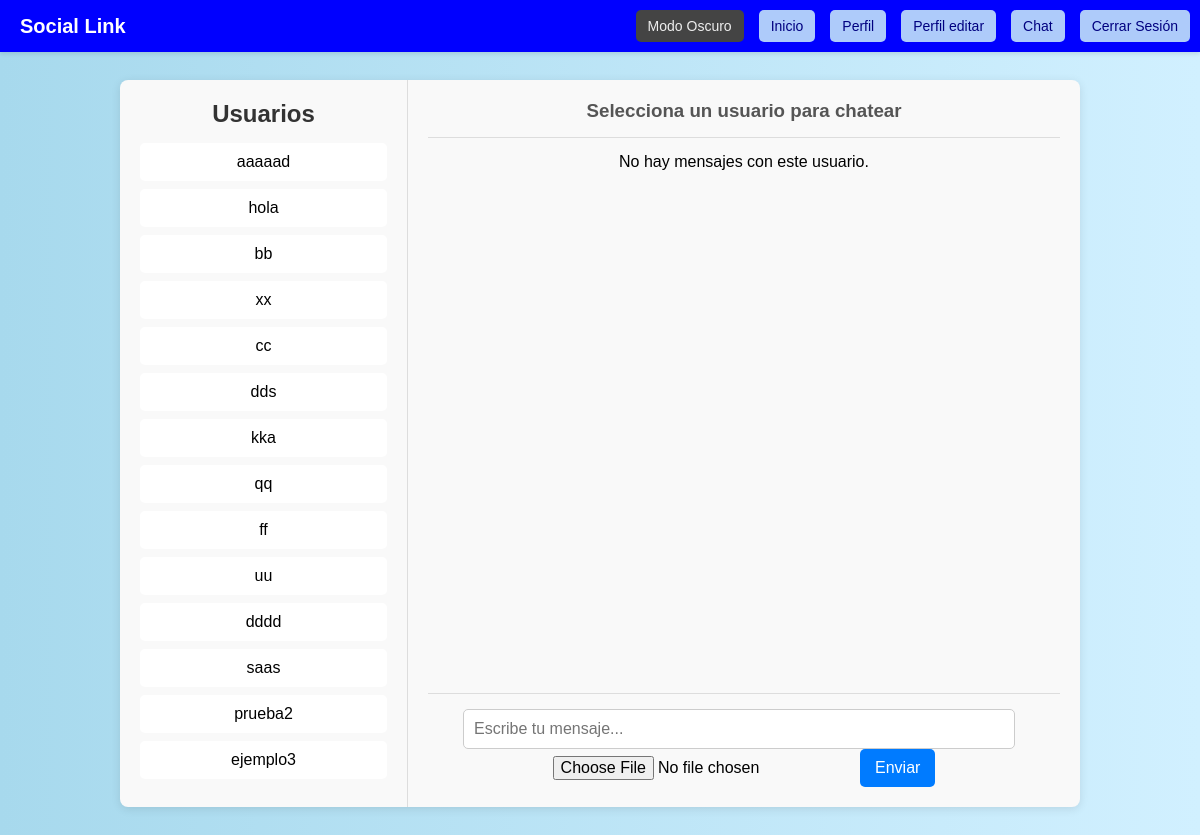
Screenshot of /chat.php (signed in) with the database file from the repository.
### tables this page shows
CREATE TABLE `a` (
  `id` int NOT NULL AUTO_INCREMENT,
  `nombre` varchar(45) NOT NULL,
  `apellidos` varchar(45) DEFAULT NULL,
  `genero` enum('hombre','mujer') DEFAULT NULL,
  `email` varchar(45) NOT NULL,
  `password` varchar(255) DEFAULT NULL,
  `cumpleanos` date DEFAULT NULL,
  `rol` enum('usuario','admin') DEFAULT 'usuario',
  `fotoNombre` varchar(100) DEFAULT NULL,
  `fotoRuta` varchar(255) DEFAULT NULL,
  `firebase_uid` varchar(255) DEFAULT NULL,
  PRIMARY KEY (`id`),
  UNIQUE KEY `idx_firebase_uid` (`firebase_uid`)
);

### html/chat.php (the view, shortened to what this page needs)
<?php
$userId = $_SESSION['user_id_mysql'];
$db = new Database();
$conn = $db->getConnection();
$receiverName = "Selecciona un usuario para chatear";
?>
<!DOCTYPE html>
<html lang="en">
<head>
    <link rel="stylesheet" href="../css/chat.css">
    <link href='https://unpkg.com/boxicons@2.1.1/css/boxicons.min.css' rel='stylesheet'>
    <link rel="stylesheet" type="text/css" href="../css/chat_dark.css" class="dark-mode-style" disabled>
</head>
<body>
<header class="main-header">
  <a href="publicacion.php" class="logo">Social Link</a>
  <div class="nav-buttons">
    <?php if (isset($_SESSION['email'])): ?>
      <button id="darkModeToggle" class="dark-toggle">Modo Oscuro</button>
      <a href="publicacion.php" class="nav-btn">Inicio</a>
      <a href="perfil_usuario.php?user_id=<?= $_SESSION['user_id_mysql'] ?>" class="nav-btn">Perfil</a>
      <a href="perfil_editar.php" class="nav-btn">Perfil editar</a>
      <a href="chat.php" class="nav-btn">Chat</a>
      <a href="logout.php" class="nav-btn">Cerrar Sesión</a>
    <?php endif; ?>
  </div>
</header>
    <div class="chat-container">
        <div class="users-list">
            <h2>Usuarios</h2>
            <?php
            $sql_users = "SELECT id, nombre FROM a WHERE id != ?";
            $stmt_users = $conn->prepare($sql_users);
            if ($stmt_users) {
                $stmt_users->bind_param('i', $userId);
                $stmt_users->execute();
                $result_users = $stmt_users->get_result();
                if ($result_users) {
                    $users = $result_users->fetch_all(MYSQLI_ASSOC);
                    if ($users) {
                        foreach ($users as $user) {
                            echo '<div class="user-item" data-user-id="' . $user['id'] . '">' . htmlspecialchars($user['nombre']) . '</div>';
                        }
                    } else {
                        echo '<p>No hay otros usuarios registrados.</p>';
                    }
                } else {
                    echo "Error al obtener la lista de usuarios: " . $conn->error;
                }
            } else {
                echo "Error al preparar la consulta de usuarios: " . $conn->error;
            }
            ?>
        </div>
        <div class="chat-area">
            <div class="chat-header">
                <h3><?= htmlspecialchars($receiverName) ?></h3>
            </div>
            <div class="message-area">
                <p>No hay mensajes con este usuario.</p>
            </div>
            <div class="input-area">
                <form id="send-message-form">
                <input type="text" id="message-input" class="message-input" placeholder="Escribe tu mensaje...">
                <input type="file" id="image-input" name="image" accept="image/*">
                 <button type="submit" class="send-button">Enviar</button>
    </form>
</div>
        </div>
    </div>
</body>
</html>

### css/chat.css (style rules this page uses)
.logo { font-size: 20px; font-weight: bold; margin-left: 10px; color: white; text-decoration: none; }
.nav-buttons { display: flex; align-items: center; gap: 15px; }
.nav-btn { padding: 8px 12px; background-color: #AECBFA; color: #000080; border: none; border-radius: 5px; cursor: pointer; font-size: 14px; text-decoration: none; transition: background-color 0.3s ease; }
.dark-toggle { padding: 8px 12px; background-color: #444; color: #eee; border: none; border-radius: 5px; cursor: pointer; font-size: 14px; margin-left: 10px; transition: background-color 0.3s ease; }
*, *::before, *::after { box-sizing: border-box; }
body, h1, h2, h3, h4, p, figure, blockquote, dl, dd { margin: 0; }
body { font-family: Arial, sans-serif; background: linear-gradient(to right, #a7d9ed, #d1f0ff); margin: 0; padding: 0; text-align: center; }
header { background: red; color: white; padding: 10px 20px; font-size: 24px; display: flex; justify-content: center; align-items: center; gap: 20px; }
header { position: fixed; top: 0; left: 0; width: 100%; background-color: blue; padding: 10px; box-shadow: 0 2px 4px rgba(0, 0, 0, 0.1); z-index: 1000; display: flex; justify-content: space-between; align-items: center; }
input, button, textarea, select { font: inherit; }
:root { --blue: #335DFF; --grey: #F5F5F5; --grey-d-1: #EEE; --grey-d-2: #DDD; --grey-d-3: #888; --white: #FFF; --dark: #222; }
.chat-container { display: flex; width: 80%; margin: 80px auto; background-color: #f9f9f9; border-radius: 8px; box-shadow: 0 2px 10px rgba(0, 0, 0, 0.1); }
.users-list { width: 30%; padding: 20px; border-right: 1px solid #ddd; }
.users-list h2 { margin-bottom: 15px; color: #333; }
.user-item { padding: 10px; margin-bottom: 8px; border-radius: 5px; background-color: #fff; cursor: pointer; transition: background-color 0.3s ease; }
.chat-area { width: 70%; padding: 20px; display: flex; flex-direction: column; justify-content: space-between; }
.chat-header { border-bottom: 1px solid #ddd; padding-bottom: 15px; margin-bottom: 15px; color: #555; }
.message-area { flex-grow: 1; overflow-y: auto; padding-bottom: 15px; }
.input-area { border-top: 1px solid #ddd; padding-top: 15px; }
.message-input { width: calc(100% - 80px); padding: 10px; border: 1px solid #ccc; border-radius: 5px; margin-right: 10px; }
.send-button { padding: 10px 15px; background-color: #007bff; color: white; border: none; border-radius: 5px; cursor: pointer; }

### rows the page displays
a: nombre "aaaaad"
a: nombre "hola"
a: nombre "bb"
a: nombre "xx"
a: nombre "cc"
a: nombre "dds"
a: nombre "kka"
a: nombre "qq"
a: nombre "ff"
a: nombre "uu"
a: nombre "dddd"
a: nombre "saas"
a: nombre "prueba2"
a: nombre "ejemplo3"

### other values shown
$receiverName "Selecciona un usuario para chatear"
